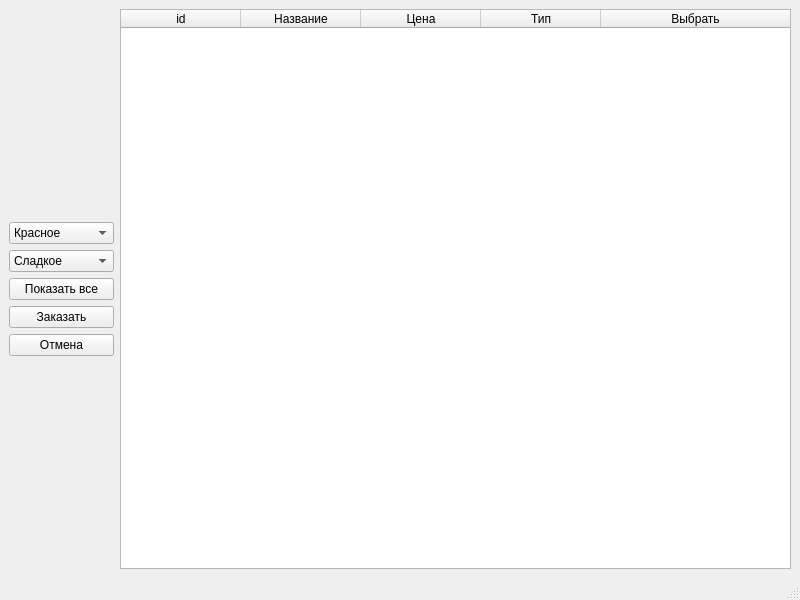
<?xml version="1.0" encoding="UTF-8"?>
<ui version="4.0">
 <class>OrderSelector</class>
 <widget class="QMainWindow" name="OrderSelector">
  <property name="geometry">
   <rect>
    <x>0</x>
    <y>0</y>
    <width>800</width>
    <height>600</height>
   </rect>
  </property>
  <property name="windowTitle">
   <string>MainWindow</string>
  </property>
  <widget class="QWidget" name="centralwidget">
   <layout class="QGridLayout" name="gridLayout">
    <item row="0" column="0">
     <layout class="QVBoxLayout" name="verticalLayout">
      <item>
       <spacer name="verticalSpacer_2">
        <property name="orientation">
         <enum>Qt::Vertical</enum>
        </property>
        <property name="sizeHint" stdset="0">
         <size>
          <width>20</width>
          <height>40</height>
         </size>
        </property>
       </spacer>
      </item>
      <item>
       <widget class="QComboBox" name="ColorSelector">
        <item>
         <property name="text">
          <string>Красное</string>
         </property>
        </item>
        <item>
         <property name="text">
          <string>Белое</string>
         </property>
        </item>
        <item>
         <property name="text">
          <string>Розовое</string>
         </property>
        </item>
       </widget>
      </item>
      <item>
       <widget class="QComboBox" name="SugarSelector">
        <item>
         <property name="text">
          <string>Сладкое</string>
         </property>
        </item>
        <item>
         <property name="text">
          <string>Полусладкое</string>
         </property>
        </item>
        <item>
         <property name="text">
          <string>Сухое</string>
         </property>
        </item>
       </widget>
      </item>
      <item>
       <widget class="QPushButton" name="ShowAll">
        <property name="text">
         <string>Показать все</string>
        </property>
       </widget>
      </item>
      <item>
       <widget class="QPushButton" name="orderButton">
        <property name="text">
         <string>Заказать</string>
        </property>
       </widget>
      </item>
      <item>
       <widget class="QPushButton" name="CancelButton">
        <property name="text">
         <string>Отмена</string>
        </property>
       </widget>
      </item>
      <item>
       <spacer name="verticalSpacer">
        <property name="orientation">
         <enum>Qt::Vertical</enum>
        </property>
        <property name="sizeHint" stdset="0">
         <size>
          <width>20</width>
          <height>40</height>
         </size>
        </property>
       </spacer>
      </item>
     </layout>
    </item>
    <item row="0" column="1">
     <layout class="QVBoxLayout" name="verticalLayout_2">
      <item>
       <widget class="QTableWidget" name="table">
        <attribute name="horizontalHeaderCascadingSectionResizes">
         <bool>false</bool>
        </attribute>
        <attribute name="horizontalHeaderMinimumSectionSize">
         <number>40</number>
        </attribute>
        <attribute name="horizontalHeaderDefaultSectionSize">
         <number>120</number>
        </attribute>
        <attribute name="horizontalHeaderShowSortIndicator" stdset="0">
         <bool>false</bool>
        </attribute>
        <attribute name="horizontalHeaderStretchLastSection">
         <bool>true</bool>
        </attribute>
        <attribute name="verticalHeaderStretchLastSection">
         <bool>false</bool>
        </attribute>
        <column>
         <property name="text">
          <string>id</string>
         </property>
        </column>
        <column>
         <property name="text">
          <string>Название</string>
         </property>
        </column>
        <column>
         <property name="text">
          <string>Цена</string>
         </property>
        </column>
        <column>
         <property name="text">
          <string>Тип</string>
         </property>
         <property name="font">
          <font>
           <strikeout>false</strikeout>
          </font>
         </property>
        </column>
        <column>
         <property name="text">
          <string>Выбрать</string>
         </property>
        </column>
       </widget>
      </item>
     </layout>
    </item>
   </layout>
  </widget>
  <widget class="QMenuBar" name="menubar">
   <property name="geometry">
    <rect>
     <x>0</x>
     <y>0</y>
     <width>800</width>
     <height>21</height>
    </rect>
   </property>
  </widget>
  <widget class="QStatusBar" name="statusbar"/>
 </widget>
 <resources/>
 <connections/>
</ui>
